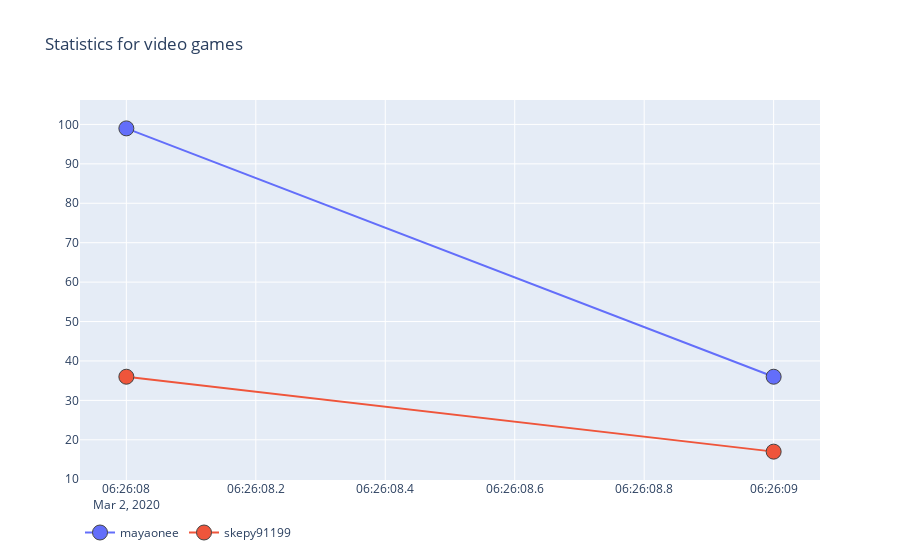

Notebook code cell kept with this figure:
### Code cell
fig = go.Figure(data=data, layout=layout)
fig.update_layout(legend_orientation="h")
fig.show()

### Figure 1 — Plotly figure (JSON) as saved in the notebook; plotly's stock layout.template omitted (floating-point values rounded to 4 significant figures)
{"data": [{"marker": {"line": {"width": 1}, "size": 15}, "name": "mayaonee", "type": "scatter", "x": ["2020-03-02T06:26:08Z", "2020-03-02T06:26:09Z"], "y": [99, 36]}, {"marker": {"line": {"width": 1}, "size": 15}, "name": "skepy91199", "type": "scatter", "x": ["2020-03-02T06:26:08Z", "2020-03-02T06:26:09Z"], "y": [36, 17]}], "layout": {"legend": {"orientation": "h"}, "title": {"text": "Statistics for video games"}}}
